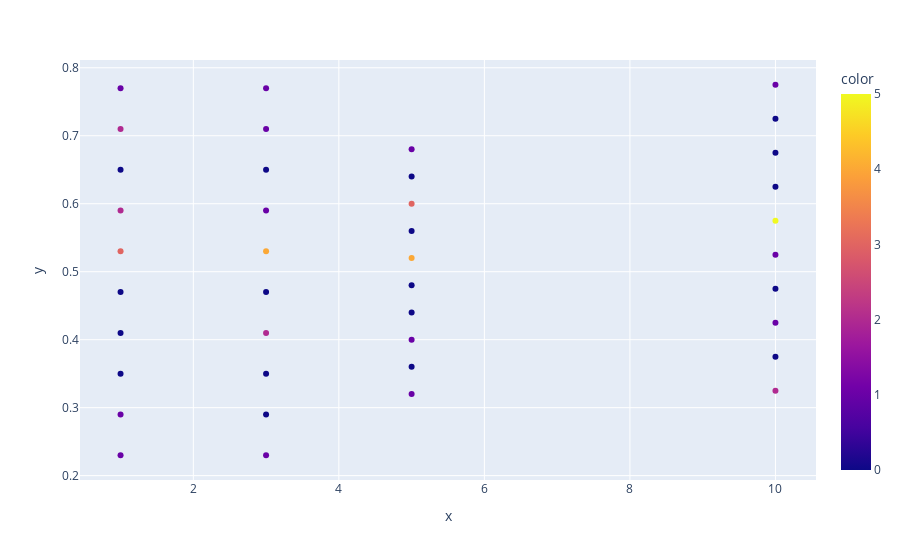

The code cell stored with this chart in its notebook:
### Code cell
from qibocal.calibrations.niGSC.standardrb import *
from qibocal.calibrations.niGSC.basics.noisemodels import PauliErrorOnAll
from qibocal.protocols.characterization.RB.utils import extract_from_data
import plotly.graph_objects as go
import plotly.express as px
noise_model = PauliErrorOnAll()
niter = 10
f = ModuleFactory(1, [1,3,5,10]*10, [0])
e = ModuleExperiment(f, nshots=10, noise_model=noise_model)
e.perform(e.execute)
post_processing_sequential(e)
print(pd.DataFrame(e.data))
depth, y = extract_from_data(e.data, 'groundstate probability', 'depth')
depth = depth.reshape(-1, niter)
y = y.reshape(-1, niter)
df = get_aggregational_data(e)

counts_list, bins_list = [], []
for data in y:
    counts, bins = np.histogram(data, bins=10)
    counts_list.append(counts)
    bins_list.append(bins)
bins_array = np.array(bins_list)
print(bins_array[::,:-1])
print(bins_array[::,1] - bins_array[::,0])
bins_array = bins_array[::,:-1] + (np.array(bins_array[::,1] - bins_array[::,0]).reshape(-1,1))/2
plt.scatter(depth, bins_array, c=counts_list, cmap= plt.get_cmap('RdPu'), marker='_', linewidths=5, s=150)
fig = go.Figure()
fig = px.scatter(
        x=depth.flatten(),
        y=bins_array.flatten(),
        color = np.array(counts_list).flatten(),
        # line=dict(color="#aa6464"),
        # mode="markers",
        # name="average",
)
fig.show()

### Figure 1 — Plotly figure (JSON) as saved in the notebook; plotly's stock layout.template omitted (floating-point values rounded to 4 significant figures)
{"data": [{"hovertemplate": "x=%{x}<br>y=%{y}<br>color=%{marker.color}<extra></extra>", "legendgroup": "", "marker": {"color": [1, 1, 0, 0, 0, 3, 2, 0, 2, 1, 1, 0, 0, 2, 0, 4, 1, 0, 1, 1, 1, 0, 1, 0, 0, 4, 0, 3, 0, 1, 2, 0, 1, 0, 1, 5, 0, 0, 0, 1], "coloraxis": "coloraxis", "symbol": "circle"}, "mode": "markers", "name": "", "orientation": "v", "showlegend": false, "type": "scatter", "x": [1, 1, 1, 1, 1, 1, 1, 1, 1, 1, 3, 3, 3, 3, 3, 3, 3, 3, 3, 3, 5, 5, 5, 5, 5, 5, 5, 5, 5, 5, 10, 10, 10, 10, 10, 10, 10, 10, 10, 10], "xaxis": "x", "y": [0.23, 0.29, 0.35, 0.41, 0.47, 0.53, 0.59, 0.65, 0.71, 0.77, 0.23, 0.29, 0.35, 0.41, 0.47, 0.53, 0.59, 0.65, 0.71, 0.77, 0.32, 0.36, 0.4, 0.44, 0.48, 0.52, 0.56, 0.6, 0.64, 0.68, 0.325, 0.375, 0.425, 0.475, 0.525, 0.575, 0.625, 0.675, 0.725, 0.775], "yaxis": "y"}], "layout": {"coloraxis": {"colorbar": {"title": {"text": "color"}}, "colorscale": [[0, "#0d0887"], [0.1111, "#46039f"], [0.2222, "#7201a8"], [0.3333, "#9c179e"], [0.4444, "#bd3786"], [0.5556, "#d8576b"], [0.6667, "#ed7953"], [0.7778, "#fb9f3a"], [0.8889, "#fdca26"], [1, "#f0f921"]]}, "legend": {"tracegroupgap": 0}, "margin": {"t": 60}, "xaxis": {"anchor": "y", "domain": [0, 1], "title": {"text": "x"}}, "yaxis": {"anchor": "x", "domain": [0, 1], "title": {"text": "y"}}}}
